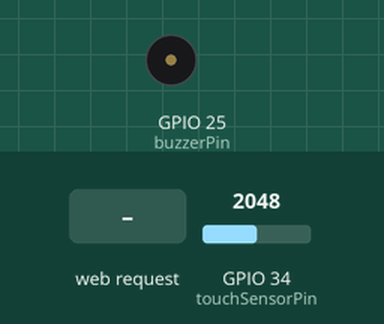
Recording of a sketch running on a simulated ESP32. Parts: buzzer (waves = sounding). The test bench sets the inputs (shaded band); at power-on: GPIO 34 (touchSensorPin) = 2048. WiFi joins after 1.5 s; servers stay silent unless stated; what the sketch prints to the serial monitor is not drawn.

Above: at 2.7 s.
2.8 s: GPIO 34 (touchSensorPin) set to 1929
At 4.2 s:
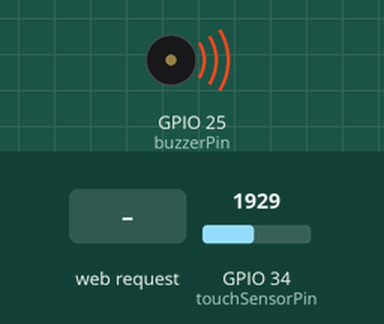
5.8 s: GPIO 34 (touchSensorPin) set to 2040
At 5.8 s:
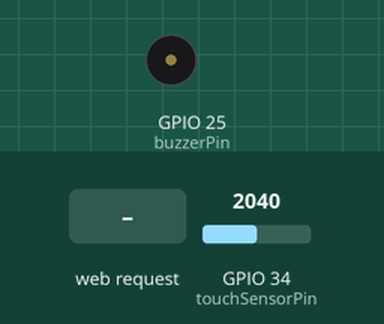
7.3 s: HTTP request GET /play received
At 9.9 s:
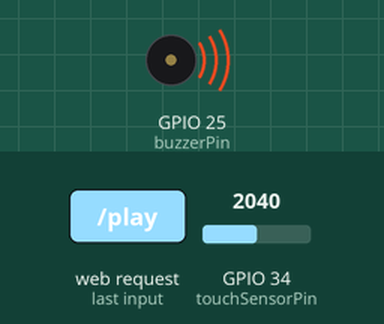
10.3 s: GPIO 34 (touchSensorPin) set to 1960
At 12.07 s:
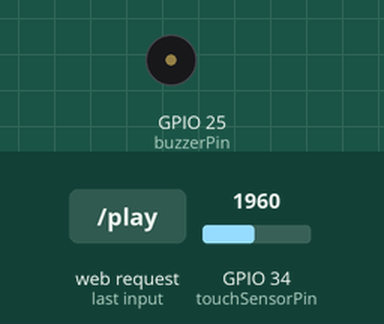
13.3 s: GPIO 34 (touchSensorPin) set to 2047
At 14.3 s:
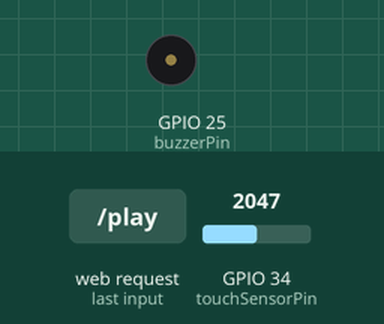
Timing chart, 0 to 15.8 s (numbered marks = the images above; inputs shaded):
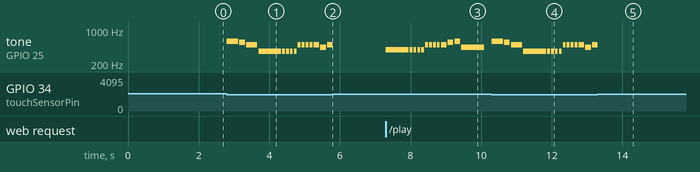

Measured:
- the behaviour switches between 2000 and 1999 on GPIO 34 (touchSensorPin) (found by bisection; images 0 and 1)
- after the input at 2.8 s, tone on GPIO 25 (buzzerPin): plays 587 Hz for 0.32 s, 554 Hz for 0.16 s, 494 Hz for 0.32 s, 370 Hz for 0.65 s, 370 Hz for 0.08 s, 370 Hz for 0.08 s … (15 notes in this stretch), starting at once
- after the input at 5.8 s, tone on GPIO 25 (buzzerPin): stops changing and stays silent
- after the input at 7.3 s, tone on GPIO 25 (buzzerPin): plays 392 Hz for 0.64 s, 392 Hz for 0.08 s, 392 Hz for 0.08 s, 392 Hz for 0.08 s, 392 Hz for 0.08 s, 494 Hz for 0.08 s … (13 notes in this stretch), starting at once
- after the input at 10.3 s, tone on GPIO 25 (buzzerPin): plays 587 Hz for 0.32 s, 554 Hz for 0.16 s, 494 Hz for 0.32 s, 370 Hz for 0.65 s, 370 Hz for 0.08 s, 370 Hz for 0.08 s … (15 notes in this stretch), starting at once
- after the input at 13.3 s, tone on GPIO 25 (buzzerPin): goes on until 13.3 s, then stays silent

The sketch:

MelodyBuzzer.ino
```cpp
#include <WiFi.h>
#include <WebServer.h>

const char* ssid = "NSUT_WIFI";
const char* password = "";

WebServer server(80);

const int touchSensorPin = 34;   // KY-036 analog out
const int buzzerPin = 25;        // Active buzzer pin
int threshold = 2000;            // Adjust as needed

String touchStatus = "WAITING";

// === Luis Fonsi - Despacito (Chorus Hook) ===
int melody[] = {
  // Des-pa-ci-to
  587, 554, 494, 370,                      // D5, C#5, B4, F#4

  // Pasito a pasito, suave suavecito
  370, 370, 370, 370, 494, 494, 494, 494,  // F#4s then B4s
  494, 440, 494, 392,                      // B4, A4, B4, G4

  // Poquito a poquito, suave suavecito
  392, 392, 392, 392, 494, 494, 494, 494,  // G4s then B4s
  494, 554, 587, 440                       // B4, C#5, D5, A4
};

int noteDurations[] = {
  // Des-pa-ci-to timing
  4, 8, 4, 2,

  // Pasito a pasito timing (Fast 16th notes)
  16, 16, 16, 16, 16, 16, 16, 16,
  8, 8, 8, 2,

  // Poquito a poquito timing
  16, 16, 16, 16, 16, 16, 16, 16,
  8, 8, 8, 2
};
int noteIndex = 0;

void handleRoot() {
  String html = "<!DOCTYPE html><html><head><meta http-equiv='refresh' content='1'>";
  html += "<title>Melody Buzzer</title>";
  html += "<style>body{font-family: Arial; text-align: center; margin-top: 50px;}</style></head><body>";
  html += "<h1>IoT Doorbell</h1>";
  html += "<h2>Touch Status: " + touchStatus + "</h2>";
  html += "<br><a href=\"/play\"><button style=\"font-size:24px; padding:15px 30px;\">RING DOORBELL</button></a>";
  html += "</body></html>";
  server.send(200, "text/html", html);
}

bool webTrigger = false;

void handlePlay() {
  webTrigger = true;
  server.sendHeader("Location", "/");
  server.send(303);
}

void setup() {
  Serial.begin(115200);
  pinMode(buzzerPin, OUTPUT);

  WiFi.begin(ssid, password);
  Serial.print("Connecting to WiFi");
  while (WiFi.status() != WL_CONNECTED) {
    delay(500);
    Serial.print(".");
  }
  Serial.println("\nWiFi connected! IP address: ");
  Serial.println(WiFi.localIP());

  server.on("/", handleRoot);
  server.on("/play", handlePlay);
  server.begin();
}

void playCurrentNote() {
  if (noteIndex >= sizeof(melody) / sizeof(int)) {
    noteIndex = 0;  // Restart riff
    return;
  }

  int duration = 1290 / noteDurations[noteIndex];
  tone(buzzerPin, melody[noteIndex]);

  // Custom delay allowing handleClient to run
  unsigned long start = millis();
  while(millis() - start < duration) {
    server.handleClient();
    delay(1);
  }
  noTone(buzzerPin);
  start = millis();
  while(millis() - start < 30) {
    server.handleClient();
    delay(1);
  }

  noteIndex++;
}

void loop() {
  server.handleClient();

  int touchValue = analogRead(touchSensorPin);

  static unsigned long lastPrint = 0;
  if (millis() - lastPrint > 500) {
    // Serial.println(touchValue);
    lastPrint = millis();
  }

  if (touchValue < threshold || webTrigger) {
    touchStatus = (webTrigger) ? "WEB TRIGGERED (PLAYING)" : "TOUCHED (PLAYING)";
    playCurrentNote();
    if (noteIndex == 0) {
      webTrigger = false; // Stop when song finishes
    }
  } else {
    touchStatus = "WAITING";
    noTone(buzzerPin);  // Silence if not touching
  }
}
```
